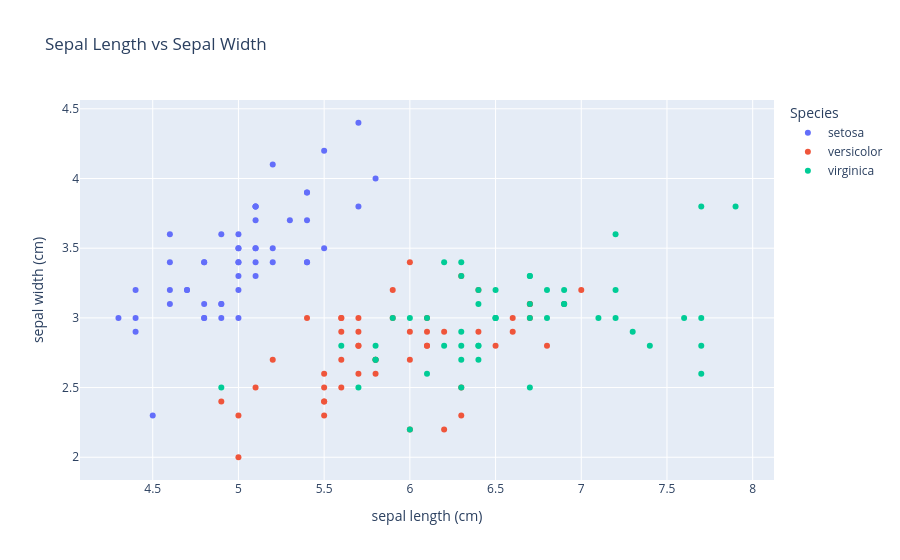

The cell this chart's notebook holds for it:
### Code cell
### Scatter plot
fig = px.scatter(
    data,
    x="sepal length (cm)",
    y="sepal width (cm)",
    color="Species",
    title= "Sepal Length vs Sepal Width"

)

fig.show()

### Figure 1 — Plotly figure (JSON) as saved in the notebook; plotly's stock layout.template omitted (floating-point values rounded to 4 significant figures)
{"data": [{"hovertemplate": "Species=setosa<br>sepal length (cm)=%{x}<br>sepal width (cm)=%{y}<extra></extra>", "legendgroup": "setosa", "marker": {"color": "#636efa", "symbol": "circle"}, "mode": "markers", "name": "setosa", "orientation": "v", "showlegend": true, "type": "scatter", "x": [5.1, 4.9, 4.7, 4.6, 5.0, 5.4, 4.6, 5.0, 4.4, 4.9, 5.4, 4.8, 4.8, 4.3, 5.8, 5.7, 5.4, 5.1, 5.7, 5.1, 5.4, 5.1, 4.6, 5.1, 4.8, 5.0, 5.0, 5.2, 5.2, 4.7, 4.8, 5.4, 5.2, 5.5, 4.9, 5.0, 5.5, 4.9, 4.4, 5.1, 5.0, 4.5, 4.4, 5.0, 5.1, 4.8, 5.1, 4.6, 5.3, 5.0], "xaxis": "x", "y": [3.5, 3.0, 3.2, 3.1, 3.6, 3.9, 3.4, 3.4, 2.9, 3.1, 3.7, 3.4, 3.0, 3.0, 4.0, 4.4, 3.9, 3.5, 3.8, 3.8, 3.4, 3.7, 3.6, 3.3, 3.4, 3.0, 3.4, 3.5, 3.4, 3.2, 3.1, 3.4, 4.1, 4.2, 3.1, 3.2, 3.5, 3.6, 3.0, 3.4, 3.5, 2.3, 3.2, 3.5, 3.8, 3.0, 3.8, 3.2, 3.7, 3.3], "yaxis": "y"}, {"hovertemplate": "Species=versicolor<br>sepal length (cm)=%{x}<br>sepal width (cm)=%{y}<extra></extra>", "legendgroup": "versicolor", "marker": {"color": "#EF553B", "symbol": "circle"}, "mode": "markers", "name": "versicolor", "orientation": "v", "showlegend": true, "type": "scatter", "x": [7.0, 6.4, 6.9, 5.5, 6.5, 5.7, 6.3, 4.9, 6.6, 5.2, 5.0, 5.9, 6.0, 6.1, 5.6, 6.7, 5.6, 5.8, 6.2, 5.6, 5.9, 6.1, 6.3, 6.1, 6.4, 6.6, 6.8, 6.7, 6.0, 5.7, 5.5, 5.5, 5.8, 6.0, 5.4, 6.0, 6.7, 6.3, 5.6, 5.5, 5.5, 6.1, 5.8, 5.0, 5.6, 5.7, 5.7, 6.2, 5.1, 5.7], "xaxis": "x", "y": [3.2, 3.2, 3.1, 2.3, 2.8, 2.8, 3.3, 2.4, 2.9, 2.7, 2.0, 3.0, 2.2, 2.9, 2.9, 3.1, 3.0, 2.7, 2.2, 2.5, 3.2, 2.8, 2.5, 2.8, 2.9, 3.0, 2.8, 3.0, 2.9, 2.6, 2.4, 2.4, 2.7, 2.7, 3.0, 3.4, 3.1, 2.3, 3.0, 2.5, 2.6, 3.0, 2.6, 2.3, 2.7, 3.0, 2.9, 2.9, 2.5, 2.8], "yaxis": "y"}, {"hovertemplate": "Species=virginica<br>sepal length (cm)=%{x}<br>sepal width (cm)=%{y}<extra></extra>", "legendgroup": "virginica", "marker": {"color": "#00cc96", "symbol": "circle"}, "mode": "markers", "name": "virginica", "orientation": "v", "showlegend": true, "type": "scatter", "x": [6.3, 5.8, 7.1, 6.3, 6.5, 7.6, 4.9, 7.3, 6.7, 7.2, 6.5, 6.4, 6.8, 5.7, 5.8, 6.4, 6.5, 7.7, 7.7, 6.0, 6.9, 5.6, 7.7, 6.3, 6.7, 7.2, 6.2, 6.1, 6.4, 7.2, 7.4, 7.9, 6.4, 6.3, 6.1, 7.7, 6.3, 6.4, 6.0, 6.9, 6.7, 6.9, 5.8, 6.8, 6.7, 6.7, 6.3, 6.5, 6.2, 5.9], "xaxis": "x", "y": [3.3, 2.7, 3.0, 2.9, 3.0, 3.0, 2.5, 2.9, 2.5, 3.6, 3.2, 2.7, 3.0, 2.5, 2.8, 3.2, 3.0, 3.8, 2.6, 2.2, 3.2, 2.8, 2.8, 2.7, 3.3, 3.2, 2.8, 3.0, 2.8, 3.0, 2.8, 3.8, 2.8, 2.8, 2.6, 3.0, 3.4, 3.1, 3.0, 3.1, 3.1, 3.1, 2.7, 3.2, 3.3, 3.0, 2.5, 3.0, 3.4, 3.0], "yaxis": "y"}], "layout": {"legend": {"title": {"text": "Species"}, "tracegroupgap": 0}, "title": {"text": "Sepal Length vs Sepal Width"}, "xaxis": {"anchor": "y", "domain": [0, 1], "title": {"text": "sepal length (cm)"}}, "yaxis": {"anchor": "x", "domain": [0, 1], "title": {"text": "sepal width (cm)"}}}}
